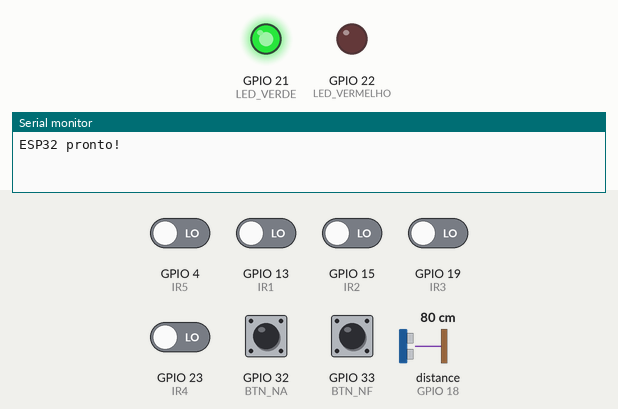
Simulated run of this sketch. Board: ESP32. Shown: output pins drawn as LEDs (lit = HIGH), the last lines printed to the serial monitor. The inputs (shaded band) are chosen by the test bench; at power-on: GPIO 32 (BTN_NA), GPIO 33 (BTN_NF) HIGH, GPIO 4 (IR5), GPIO 13 (IR1), GPIO 15 (IR2), GPIO 19 (IR3), GPIO 23 (IR4) LOW, distance to the obstacle (sensor on GPIO 18) 80 cm. The echo pulse lasts 58.3 µs per cm; pins used as bus, display or sensor lines are not drawn.

Above: at 1.2 s.
1.3 s: GPIO 32 (BTN_NA) pulled LOW for 0.15 s
At 1.6 s:
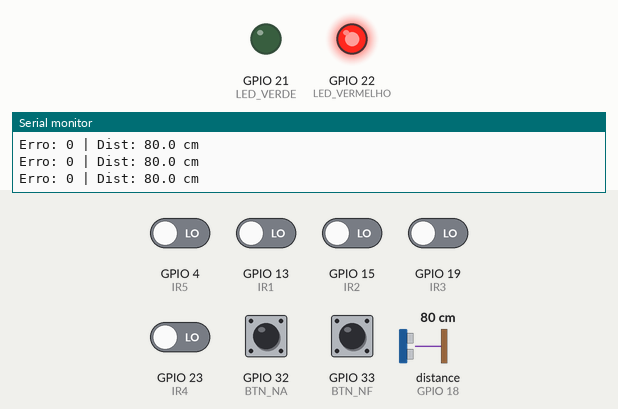
2.9 s: GPIO 33 (BTN_NF) pulled LOW for 0.15 s
At 4.1 s:
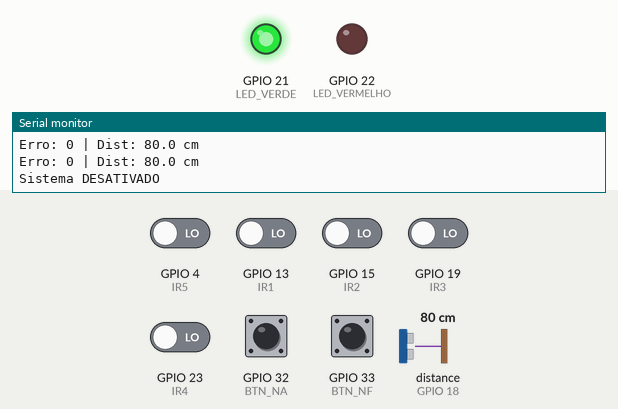
4.5 s: GPIO 32 (BTN_NA) pulled LOW for 1 s
At 5.2 s:
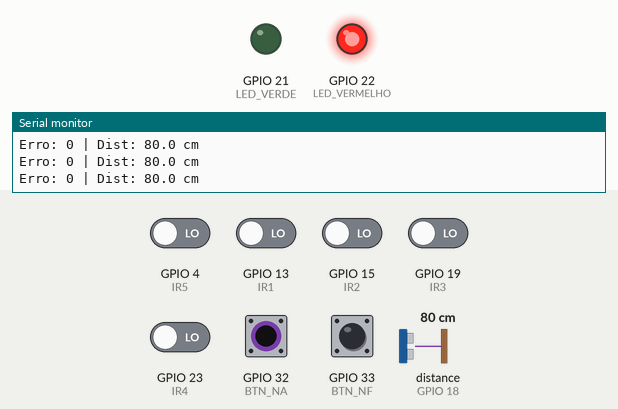
7.0 s: GPIO 33 (BTN_NF) pulled LOW for 1 s
At 7.7 s:
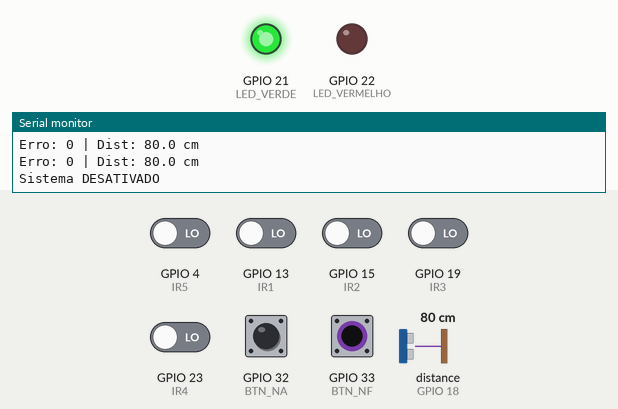
Timing chart, 0 to 10.0 s (numbered marks = the images above; inputs shaded):
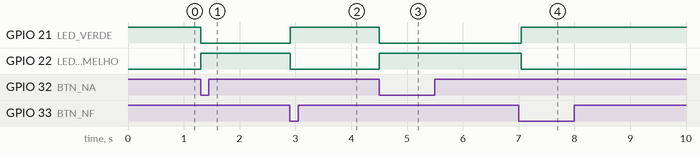

Measured:
- after the input at 1.3 s, GPIO 21 (LED_VERDE): HIGH → LOW at once; GPIO 22 (LED_VERMELHO): LOW → HIGH at once
- after the input at 2.9 s, GPIO 21 (LED_VERDE): LOW → HIGH at once; GPIO 22 (LED_VERMELHO): HIGH → LOW at once
- after the input at 4.5 s, GPIO 21 (LED_VERDE): HIGH → LOW at once; GPIO 22 (LED_VERMELHO): LOW → HIGH at once
- after the input at 7.0 s, GPIO 21 (LED_VERDE): LOW → HIGH after 0.05 s; GPIO 22 (LED_VERMELHO): HIGH → LOW after 0.05 s

The sketch:

c_digoesp.ino
```cpp
//codigo do esp32

// ------------------------- ULTRASSÔNICO ---------------------
#define TRIG 5
#define ECHO 18

// ------------------------- BOTÕES ----------------------------
#define BTN_NA 32
#define BTN_NF 33

// ------------------------- LEDS ------------------------------
#define LED_VERDE 21
#define LED_VERMELHO 22

// ------------------------- SENSORES IR -----------------------
#define IR1 13
#define IR2 15
#define IR3 19
#define IR4 23
#define IR5 4

// ======================================================================
// VARIÁVEIS
// ======================================================================
bool sistemaAtivo = false;
bool ultimoEstadoBtnNA = HIGH;
bool ultimoEstadoBtnNF = HIGH;

// ======================================================================
// FUNÇÕES
// ======================================================================

float lerUltrassom() {
  digitalWrite(TRIG, LOW);
  delayMicroseconds(5);
  digitalWrite(TRIG, HIGH);
  delayMicroseconds(10);
  digitalWrite(TRIG, LOW);

  long duracao = pulseIn(ECHO, HIGH, 25000);
  if (duracao == 0) return 999;

  return duracao * 0.0343 / 2;
}

int lerLinha() {
  int v1 = !digitalRead(IR1);
  int v2 = !digitalRead(IR2);
  int v3 = !digitalRead(IR3);
  int v4 = !digitalRead(IR4);
  int v5 = !digitalRead(IR5);

  if (v3 == 1) return 0;
  if (v2 == 1) return -1;
  if (v1 == 1) return -2;
  if (v4 == 1) return 1;
  if (v5 == 1) return 2;

  return 0;
}

// ======================================================================
// SETUP
// ======================================================================
void setup() {
  Serial.begin(115200);   // Debug no PC
  Serial2.begin(9600, SERIAL_8N1, 16, 17);  // RX=16, TX=17 para Arduino

  // LEDs
  pinMode(LED_VERDE, OUTPUT);
  pinMode(LED_VERMELHO, OUTPUT);

  // IR
  pinMode(IR1, INPUT);
  pinMode(IR2, INPUT);
  pinMode(IR3, INPUT);
  pinMode(IR4, INPUT);
  pinMode(IR5, INPUT);

  // Ultrassom
  pinMode(TRIG, OUTPUT);
  pinMode(ECHO, INPUT);

  // Botões
  pinMode(BTN_NA, INPUT_PULLUP);
  pinMode(BTN_NF, INPUT_PULLUP);

  digitalWrite(LED_VERDE, HIGH);
  digitalWrite(LED_VERMELHO, LOW);

  Serial.println("ESP32 pronto!");
}

// ======================================================================
// LOOP
// ======================================================================
void loop() {
  bool estadoAtualBtnNA = digitalRead(BTN_NA);
  bool estadoAtualBtnNF = digitalRead(BTN_NF);

  // Botão NA → Ligar
  if (estadoAtualBtnNA == LOW && ultimoEstadoBtnNA == HIGH) {
    sistemaAtivo = true;
    digitalWrite(LED_VERDE, LOW);
    digitalWrite(LED_VERMELHO, HIGH);
    Serial.println("Sistema ATIVADO");
    delay(50);
  }

  // Botão NF → Desligar
  if (estadoAtualBtnNF == LOW && ultimoEstadoBtnNF == HIGH) {
    sistemaAtivo = false;
    digitalWrite(LED_VERDE, HIGH);
    digitalWrite(LED_VERMELHO, LOW);
    Serial2.println("P");  // Envia comando PARAR
    Serial.println("Sistema DESATIVADO");
    delay(50);
  }

  ultimoEstadoBtnNA = estadoAtualBtnNA;
  ultimoEstadoBtnNF = estadoAtualBtnNF;

  if (!sistemaAtivo) return;

  // Lê sensores
  int erro = lerLinha();
  float dist = lerUltrassom();

  // Envia para Arduino: "E,erro,distancia"
  Serial2.print("E,");
  Serial2.print(erro);
  Serial2.print(",");
  Serial2.println((int)dist);

  // Debug
  Serial.printf("Erro: %d | Dist: %.1f cm\n", erro, dist);

  delay(50);
}
```
